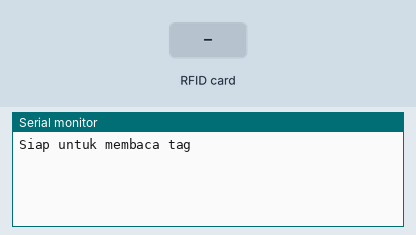
This sketch was run on a simulated Arduino Uno, built with avr-gcc and run on an emulated ATmega328P. On the bench: the last lines printed to the serial monitor. The test bench sets the inputs (shaded band).

Above: at 1.2 s.
1.3 s: RFID card 44 9F 14 A5 held to the reader
At 1.7 s:
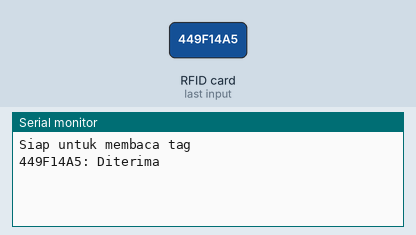
2.8 s: RFID card 79 A3 31 3B held to the reader
At 3.1 s:
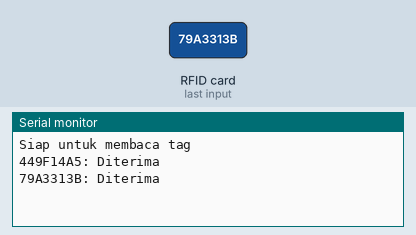
4.3 s: RFID card 04 80 6C DB held to the reader
At 5.5 s:
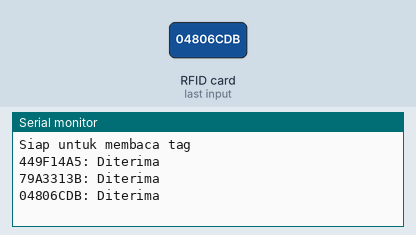
5.8 s: RFID card 5E 7A 19 C4 held to the reader
At 7.1 s:
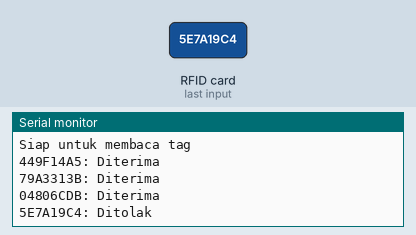

The sketch:

validRFID.ino
```cpp
// -------------------------------------
// Contoh untuk menguji valid tidaknya
//   suatu tag
// -------------------------------------

#include <SPI.h>
#include <MFRC522.h>

const int PIN_RST = 9;
const int PIN_SS  = 10; // Pin SDA atau NSS

String idTag = ""; // UID tag
String validUID[4] = {
  "449F14A5", // Ubah dengan UID tag Anda
  "79A3313B", // Ubah dengan UID tag Anda
  "04806CDB", // Ubah dengan UID tag Anda
  "3CC29302"  // Ubah dengan UID tag Anda
};

// Pembuatan objek MFRC522
MFRC522 mfrc522(PIN_SS, PIN_RST);

void setup() {
  Serial.begin(9600);
  SPI.begin();
  mfrc522.PCD_Init(); // Inisialisasi MFRC522

  // Pemeriksaan versi software MFRC555
  byte versi = mfrc522.PCD_ReadRegister(
                  mfrc522.VersionReg);
  if (versi == 0x00 or versi == 0xFF) {
    Serial.println("Modul RFID tidak dikenal");
    while (true); // Abaikan perintah-2 berikutnya
  }

   Serial.println("Siap untuk membaca tag");
}

void loop() {
  // Cek untuk kartu yang baru disisipkan
  if (!mfrc522.PICC_IsNewCardPresent())
    return;

  // Jika nomor tag tidak diperoleh
  if (!mfrc522.PICC_ReadCardSerial())
    return;

  // Peroleh identitas tag
  idTag = "";
  for (byte j = 0; j < mfrc522.uid.size; j++) {
    char teksHeksa[3];
    sprintf(teksHeksa, "%02X",
            mfrc522.uid.uidByte[j]);
    idTag = idTag + teksHeksa;
  }

  // Pengujian tag
  boolean ditemukan = false;
  for (byte i = 0; i < 4; i++) {
    if (validUID[i] == idTag) {
      ditemukan = true;
      break;
    }
  }

  Serial.print(idTag);
  Serial.print(": ");

  if (ditemukan)
    Serial.println("Diterima");
  else
    Serial.println("Ditolak");

  // Ubah status kartu ACTIVE ke status HALT
  mfrc522.PICC_HaltA();
}
```

Measured:
- after the input at 1.3 s, the serial monitor: prints a new line at once (image 1)
- after the input at 2.8 s, the serial monitor: prints a new line at once (image 2)
- after the input at 4.3 s, the serial monitor: prints a new line at once (image 3)
- after the input at 5.8 s, the serial monitor: prints a new line at once (image 4)
